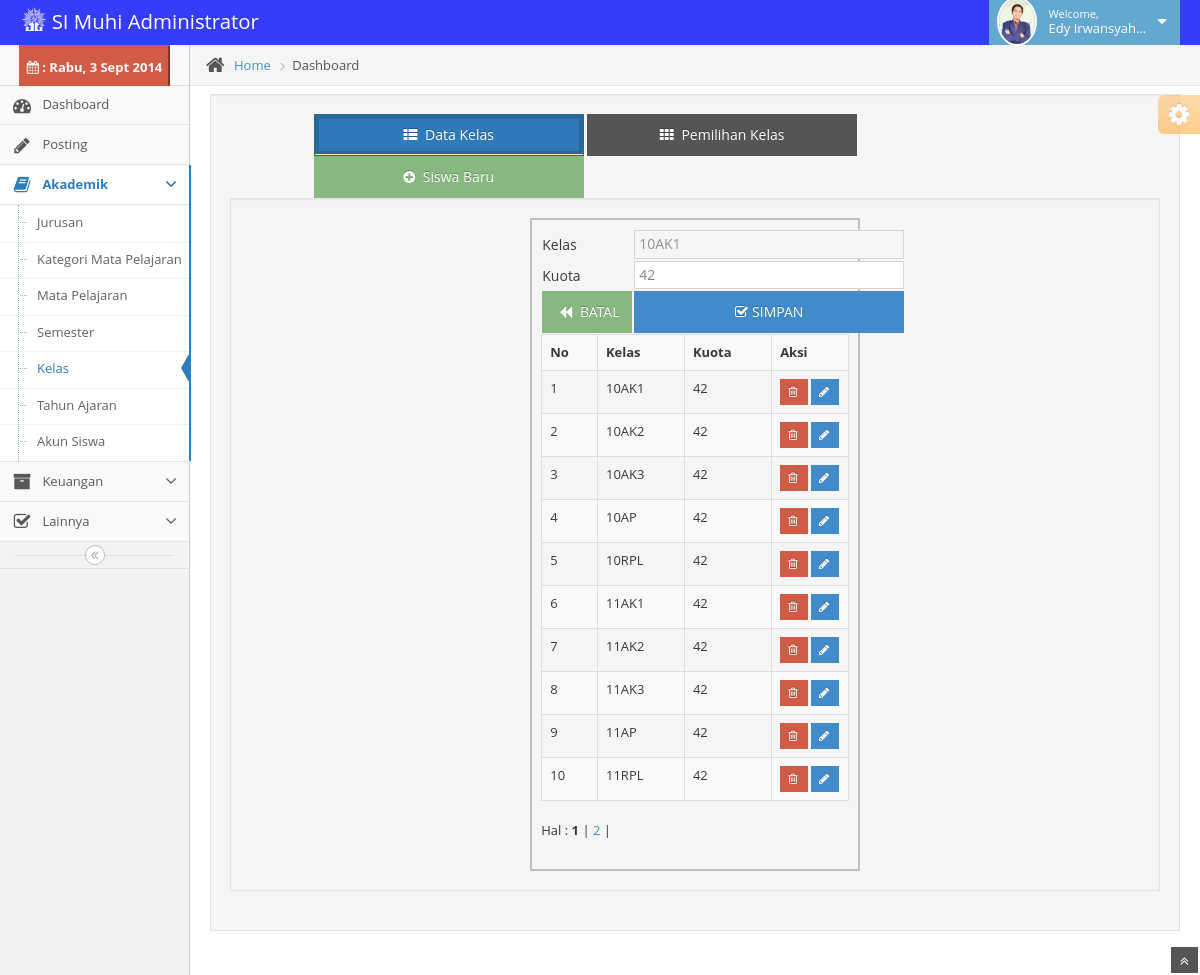
Screenshot of /dadm/dashbord/index.php?content=kelas&id=10AK1&edit=1 (signed in) with the database file from the repository.
### tables this page shows
CREATE TABLE IF NOT EXISTS `dafkelas` (
  `IdKelas` varchar(15) NOT NULL,
  `kuota` int(4) NOT NULL,
  PRIMARY KEY (`IdKelas`)
);

### dadm/dashbord/staff/ldafkelas.php (the view, shortened to what this page needs)
<?php
if ((!isset($_SESSION["id"]))and(!isset($_SESSION["hak"]))) {
    header("location:index.php");
} elseif ((isset($_SESSION["id"]))and(($_SESSION["hak"])==1)) {
    ?>
<table width="100%" class="table table-bordered table-striped">
    <tr>
        <td><strong>No</strong></td>
        <td><strong>Kelas</strong></td>
        <td><strong>Kuota</strong></td>
        <td width="25%"><strong>Aksi</strong></td>
    </tr>
    <?php
    $p      = new Paging;
    $batas  = 10;
    $posisi = $p->cariPosisi($batas);
    $qsnik="select * from dafkelas order by IdKelas asc limit $posisi,$batas";
    $hasil=mysql_query($qsnik);
    $no=$posisi+1;
    while($row=mysql_fetch_array($hasil))
    {
        $t=$row['IdKelas'];
        echo"<tr><td>$no</font></td>".
            "<td>$row[IdKelas]</td>".
            "<td>$row[kuota]</td>";?>
            <td width="10%"><a href="#" onclick="hapus('<?php echo $t?>')" class="btn btn-xs btn-danger" title="Hapus"><i class='icon-trash'></i></a>
        <?php
        echo"<a href='?content=kelas&id=$row[IdKelas]&edit=1' class='btn btn-xs btn-primary' title='Edit'><i class='icon-pencil'></i></a> </td></tr>";
        $no=$no+1;
    }
    ?>
</table>
<?php
    $jmldata = mysql_num_rows(mysql_query("select * from dafkelas order by IdKelas asc"));
    $jmlhalaman  = $p->jumlahHalaman($jmldata, $batas);
    $linkHalaman = $p->navHalaman($_GET[halaman], $jmlhalaman);
    echo "<div id=paging>Hal : $linkHalaman</div><br>";
}else {
    header("location:../index.php");
}
?>

### dadm/dashbord/staff/kelas.php (shortened to what this page needs)
<?php
if ((!isset($_SESSION["id"]))and(!isset($_SESSION["hak"]))) {
    header("location:index.php");
} elseif ((isset($_SESSION["id"]))and(($_SESSION["hak"])==1)) {
    ?>
<link rel="stylesheet" href="assets/css/chosen.css" xmlns="http://www.w3.org/1999/html"/>
<div class="sidebar" id="sidebar">
    <div class="sidebar-shortcuts" id="sidebar-shortcuts">
        <div class="sidebar-shortcuts-large" id="sidebar-shortcuts-large">
            <button class="btn-danger"><?php include("hari.php");?></button>
        </div>
    </div>
    <ul class="nav nav-list">
        <li>
            <a href="?content=dashboard">
                <i class="icon-dashboard"></i>
                <span class="menu-text"> Dashboard </span>
            </a>
        </li>
        <li>
            <a href="?content=editor">
                <i class="icon-pencil"></i>
                <span class="menu-text"> Posting </span>
            </a>
        </li>
        <li class="active open">
            <a href="#" class="dropdown-toggle ">
                <i class="icon-book"></i>
                <span class="menu-text"> Akademik</span>
                <b class="arrow icon-angle-down"></b>
            </a>
            <ul class="submenu">
                <li>
                    <a href="?content=jurusan">
                        Jurusan
                    </a>
                </li>
                <li>
                    <a href="?content=kmp">
                        Kategori Mata Pelajaran
                    </a>
                </li>
                <li>
                    <a href="?content=mapel">
                        Mata Pelajaran
                    </a>
                </li>
                <li>
                    <a href="?content=semester">
                        Semester
                    </a>
                </li>
                <li class="active">
                    <a href="?content=kelas">
                        Kelas
                    </a>
                </li>
                <li>
                    <a href="?content=ta">
                        Tahun Ajaran
                    </a>
                </li>
                <li>
                    <a href="?content=aksiswa">
                        Akun Siswa
                    </a>
                </li>
            </ul>
        </li>
        <li>
            <a href="#" class="dropdown-toggle">
                <i class="icon-archive"></i>
                <span class="menu-text"> Keuangan</span>
                <b class="arrow icon-angle-down"></b>
            </a>
        </li>
        <li>
            <a href="#" class="dropdown-toggle">
                <i class="icon-check"></i>
                <span class="menu-text"> Lainnya</span>
                <b class="arrow icon-angle-down"></b>
            </a>
        </li>
    </ul>
    <div class="sidebar-collapse" id="sidebar-collapse">
        <i class="icon-double-angle-left" data-icon1="icon-double-angle-left" data-icon2="icon-double-angle-right"></i>
    </div>
</div>
<div class="main-content">
    <div class="breadcrumbs" id="breadcrumbs">
        <ul class="breadcrumb">
            <li>
                <i class="icon-home home-icon"></i>
                <a href="#">Home</a>
            </li>
            <li class="active">Dashboard</li>
        </ul>
    </div>
    <div class="page-content">
        <div class="container-fluid">
            <div class="row-fluid well">
            <?php switch($_GET['mod']){
                default:
            ?>
            <div class="control-group" style="margin:auto;border: 0px solid red;width: 82%">
            <a href="?content=kelas" class="btn btn-primary input-xlarge active"><i class="icon-th-list"></i> Data Kelas</a>
            <a href="?content=kelas&mod=pk" class="btn btn-inverse input-xlarge"><i class="icon-th"></i> Pemilihan Kelas</a>
            <a href="?content=kelas&mod=new" class="btn btn-success input-xlarge"><i class="icon-plus-sign"></i> Siswa Baru</a>
            </div>
                <?php
            if($ak=$_GET['edit']!='1'){
                ?>
                <form method="post" action="../dashbord/staff/indafkelas.php" enctype="multipart/form-data">
                    <div class="well">
                        <div style="margin: auto;width:37%;padding:1%;border: 2px solid #c0c0c0">
                            <table>
                                <tr>
                                    <div class="control-group">
                                        <div class="control">
                                            <td width="28%"><label>Kelas</label></td><td><input type="text" name="idkelas" class="input-xlarge" placeholder="Harap diisi.."/></td>
                                        </div>
                                    </div>
                                </tr>
                                <tr>
                                    <div class="control-group">
                                        <div class="control">
                                            <td width="5%"><label>Kuota</label></td><td><input type="text" name="kuota" class="input-xlarge" placeholder="Harap diisi.."/></td>
                                        </div>
                                    </div>
                                </tr>
                                <tr>
                                    <div class="control-group">
                                        <div class="control">
                                            <td></td>
                                            <td>
                                                <button type="submit" class="btn btn-primary input-xlarge pull-right"><i class="icon-check"></i>SIMPAN</button>
                                            </td>
                                        </div>
                                    </div>
                                </tr>
                        </div>
                    </div>
                    </table>
                </form>
                <?php
            }
            else
            {
                $id=$_GET["id"];
                $qprof="select * from dafkelas where idkelas='$id'";
                $hslpro=mysql_query($qprof);
                $rowpro=mysql_fetch_array($hslpro);
                ?>
                <form method="post" action="../dashbord/staff/edafkelas.php" enctype="multipart/form-data">
                    <div class="well">
                        <div style="margin: auto;width:37%;padding:1%;border: 2px solid #c0c0c0">
                            <table>
                                    <div class="control-group">
                                        <div class="control">
                                            <td width="28%"><label>Kelas</label></td><td><input type="text" name="idkelas" class="input-xlarge" value="<?php echo $rowpro['IdKelas']?>" placeholder="Harap diisi.." readonly="true"/></td>
                                        </div>
                                    </div>
                                <tr>
                                    <div class="control-group">
                                        <div class="control">
                                            <td><label>Kuota</label></td><td><input type="text" name="kuota" class="input-xlarge" placeholder="Harap diisi.." value="<?php echo $rowpro['kuota'];?>"/></td>
                                        </div>
                                    </div>
                                </tr>
                                <tr>
                                    <div class="control-group">
                                        <div class="control">
                                            <td><a href="?content=kelas" class="btn btn-success input-small"><i class="icon-backward"></i> BATAL</a></td>
                                            <td>
                                                <button type="submit" class="btn btn-primary input-xlarge pull-right"><i class="icon-check"></i>SIMPAN</button>
                                            </td>
                                        </div>
                                    </div>
                                </tr>
                        </div>
                    </div>
                </form>
                <?php
            }
            ?>
            <?php
            include"ldafkelas.php";
            break;
            ?>
             <?php include "ldtkelas.php";
            }?>
            </div>
        </div>
    </div>
</div>
<?php
}else {
    header("location:../index.php");
}
?>

### rows the page displays
dafkelas: idkelas "10AK1", kuota "42", IdKelas "10AK1"
dafkelas: IdKelas "10AK2", kuota "42"
dafkelas: IdKelas "10AK3", kuota "42"
dafkelas: IdKelas "10AP", kuota "42"
dafkelas: IdKelas "10RPL", kuota "42"
dafkelas: IdKelas "11AK1", kuota "42"
dafkelas: IdKelas "11AK2", kuota "42"
dafkelas: IdKelas "11AK3", kuota "42"
dafkelas: IdKelas "11AP", kuota "42"
dafkelas: IdKelas "11RPL", kuota "42"

### other values shown
$rowpro['nama'] "Edy Irwansyah…"
